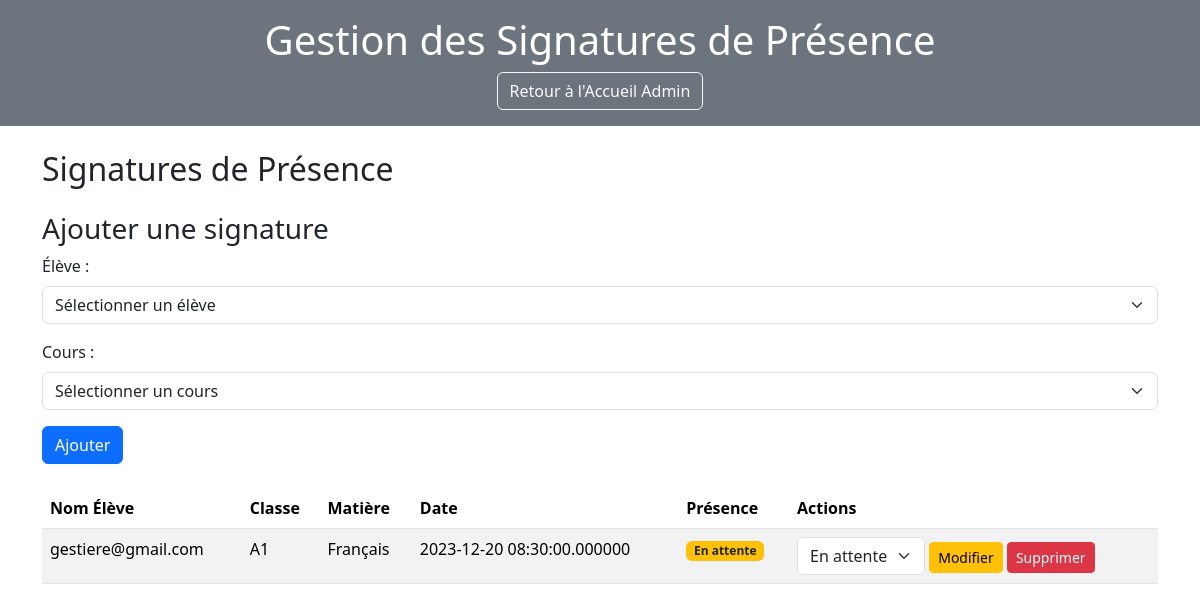
/gestion_signature.php (signed in), run on the app's committed database.
### tables this page shows
CREATE TABLE `signature` (
  `id` int(11) NOT NULL,
  `file_name` varchar(255) NOT NULL,
  `User_id` int(11) NOT NULL,
  `Schedule_id` int(11) NOT NULL,
  `status` enum('pending','validated') NOT NULL DEFAULT 'pending'
);

CREATE TABLE `user` (
  `id` int(11) NOT NULL,
  `firstname` varchar(255) NOT NULL,
  `surname` varchar(255) NOT NULL,
  `email` varchar(255) NOT NULL,
  `password` varchar(255) NOT NULL,
  `role` varchar(255) DEFAULT NULL,
  `class_id` int(11) DEFAULT NULL
);

CREATE TABLE `class` (
  `id` int(11) NOT NULL,
  `name` varchar(255) NOT NULL
);

CREATE TABLE `subject` (
  `id` int(11) NOT NULL,
  `name` varchar(255) NOT NULL
);

CREATE TABLE `schedule` (
  `id` int(11) NOT NULL,
  `start_datetime` datetime(6) NOT NULL,
  `end_datetime` datetime(6) NOT NULL,
  `class_id` int(11) NOT NULL,
  `User_id` int(11) DEFAULT NULL,
  `Subject_id` int(11) NOT NULL
);

### assets/files/manage_signature.php (called while the page is built, shortened)
<?php
$sql_signatures = "
    SELECT sig.id AS signature_id, u.email AS student_name, c.name AS class_name, sub.name AS subject_name,
           s.start_datetime, s.end_datetime, sig.status
    FROM signature sig
    JOIN user u ON sig.User_id = u.id
    JOIN schedule s ON sig.Schedule_id = s.id
    JOIN class c ON s.class_id = c.id
    JOIN subject sub ON s.Subject_id = sub.id
    ORDER BY s.start_datetime DESC
";
$stmt_signatures = $pdo->prepare($sql_signatures);
$stmt_signatures->execute();
$signatures = $stmt_signatures->fetchAll(PDO::FETCH_ASSOC);
?>

### gestion_signature.php (the view, shortened to what this page needs)
<?php
include_once 'assets/files/bdd.php';
include_once 'assets/files/manage_signature.php';
?>
<!DOCTYPE html>
<html lang="fr">
<head>
    <link href="https://cdn.jsdelivr.net/npm/bootstrap@5.3.3/dist/css/bootstrap.min.css" rel="stylesheet">
</head>
<body>
<header class="bg-secondary text-white py-3 mb-4">
    <div class="container text-center">
        <h1 class="mb-2">Gestion des Signatures de Présence</h1>
        <a href="admin.php" class="btn btn-outline-light">Retour à l'Accueil Admin</a>
    </div>
</header>
<div class="container">
    <h2 class="mb-4">Signatures de Présence</h2>
    <h3>Ajouter une signature</h3>
    <form method="POST" class="mb-4">
        <div class="mb-3">
            <label for="user_id" class="form-label">Élève :</label>
            <select name="user_id" id="user_id" class="form-select" required>
                <option value="">Sélectionner un élève</option>
            </select>
        </div>
        <div class="mb-3">
            <label for="schedule_id" class="form-label">Cours :</label>
            <select name="schedule_id" id="schedule_id" class="form-select" required>
                <option value="">Sélectionner un cours</option>
            </select>
        </div>
        <button type="submit" class="btn btn-primary">Ajouter</button>
    </form>
    <table class="table table-striped">
        <thead>
            <tr>
                <th>Nom Élève</th>
                <th>Classe</th>
                <th>Matière</th>
                <th>Date</th>
                <th>Présence</th>
                <th>Actions</th>
            </tr>
        </thead>
        <tbody>
            <?php foreach ($signatures as $row): ?>
            <tr>
                <td><?= htmlspecialchars($row['student_name']); ?></td>
                <td><?= htmlspecialchars($row['class_name']); ?></td>
                <td><?= htmlspecialchars($row['subject_name']); ?></td>
                <td><?= htmlspecialchars($row['start_datetime']); ?></td>
                <td>
                    <span class="badge <?= $row['status'] === 'validated' ? 'bg-success' : 'bg-warning text-dark'; ?>">
                        <?= htmlspecialchars($row['status'] === 'validated' ? 'Validée' : 'En attente'); ?>
                    </span>
                </td>
                <td>
                    <form method="POST" class="d-inline">
                        <select name="status" class="form-select d-inline w-auto">
                            <option value="pending" <?= $row['status'] === 'pending' ? 'selected' : ''; ?>>En attente</option>
                        </select>
                        <button type="submit" class="btn btn-warning btn-sm">Modifier</button>
                    </form>
                    <form method="POST" class="d-inline">
                        <button type="submit" class="btn btn-danger btn-sm">Supprimer</button>
                    </form>
                </td>
            </tr>
            <?php endforeach; ?>
        </tbody>
    </table>
</div>
</body>
</html>

### data on the page
signature: User.email "gestiere@gmail.com", class.name "A1", subject.name "Français", Schedule.start_datetime "2023-12-20 08:30:00.000000", status "En attente"
